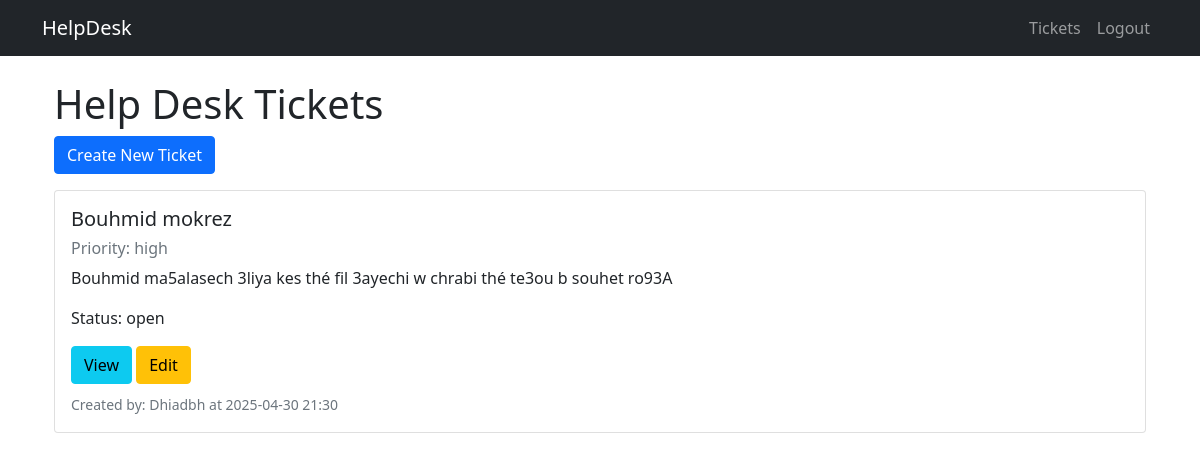
The app's page /tickets (signed in) with its own data.
### app/models.py (models this page shows, shortened)
class Ticket(db.Model):
    id = db.Column(db.Integer, primary_key=True)
    title = db.Column(db.String(100), nullable=False)
    description = db.Column(db.Text, nullable=False)
    status = db.Column(db.String(20), default='open')
    priority = db.Column(db.String(20), default='medium')
    created_at = db.Column(db.DateTime, default=datetime.now)
    updated_at = db.Column(db.DateTime, default=datetime.now, onupdate=datetime.now)
    author_id = db.Column(db.Integer, db.ForeignKey('user.id'), nullable=False)
    assigned_to = db.Column(db.Integer, db.ForeignKey('user.id'))
    comments = db.relationship('Comment', backref='ticket', lazy='dynamic', cascade='all, delete-orphan')

class User(UserMixin, db.Model):
    id = db.Column(db.Integer, primary_key=True)
    username = db.Column(db.String(64), unique=True, nullable=False)
    email = db.Column(db.String(120), unique=True, nullable=False)
    password_hash = db.Column(db.String(128))
    is_admin = db.Column(db.Boolean, default=False)
    created_at = db.Column(db.DateTime, default=datetime.now)
    tickets_created = db.relationship('Ticket', backref='author', lazy='dynamic', foreign_keys='Ticket.author_id')
    tickets_assigned = db.relationship('Ticket', backref='assigned_user', lazy='dynamic', foreign_keys='Ticket.assigned_to')
    comments = db.relationship('Comment', backref='author', lazy='dynamic')

### app/routes/tickets.py (the view)
@bp.route('/tickets')
@login_required
def list_tickets():
    if current_user.is_admin:
        tickets = Ticket.query.order_by(Ticket.created_at.desc()).all()
    else:
        tickets = Ticket.query.filter_by(author=current_user).order_by(Ticket.created_at.desc()).all()
    return render_template('tickets/list.html', tickets=tickets)

### app/__init__.py (called while the page is built)
def create_app(config_class=Config):
    app = Flask(__name__)
    app.config.from_object(config_class)
    db.init_app(app)
    login_manager.init_app(app)
    from app.routes.main import bp as main_bp
    from app.routes.auth import bp as auth_bp
    from app.routes.tickets import bp as tickets_bp
    app.register_blueprint(main_bp)
    app.register_blueprint(auth_bp)
    app.register_blueprint(tickets_bp)
    @login_manager.user_loader
    def load_user(id):
        from app.models import User
        return User.query.get(int(id))
    return app

### app/templates/tickets/list.html (shortened to what this page needs)
{% extends "base.html" %} {% block title %}Tickets{% endblock %} {% block
    content %}
    <div class="container">
      <h1>Help Desk Tickets</h1>
      <div class="mb-3">
        <a href="{{ url_for('tickets.create_ticket') }}" class="btn btn-primary"
          >Create New Ticket</a
        >
      </div>
       {% if tickets %} {%
      for ticket in tickets %}
      <div class="card mb-3">
        <div class="card-body">
          <h5 class="card-title">{{ ticket.title }}</h5>
          <h6 class="text-muted">Priority: {{ ticket.priority }}</h6>
          <p class="card-text">{{ ticket.description }}</p>
          <p>Status: {{ ticket.status }}</p>
          <div>
            <a
              href="{{ url_for('tickets.view_ticket', id=ticket.id) }}"
              class="btn btn-info"
              >View</a
            >
            <a
              href="{{ url_for('tickets.update_ticket', id=ticket.id) }}"
              class="btn btn-warning"
              >Edit</a
            >
          </div>
          <div class="mt-2">
            <small class="text-muted"
              >Created by: {{ ticket.author.username }} at {{
              ticket.created_at.strftime('%Y-%m-%d %H:%M') }}</small
            >
          </div>
        </div>
      </div>
      {% endfor %} {% else %}
      <div class="alert alert-info">No tickets found.</div>
      {% endif %}
    </div>
    {% endblock %}

### records on screen
Ticket: title "Bouhmid mokrez", priority "high", description "Bouhmid ma5alasech 3liya kes thé fil 3ayechi w chrabi thé te3ou b souhet ro93A", status "open", author.username "Dhiadbh", created_at "2025-04-30 21:30"
